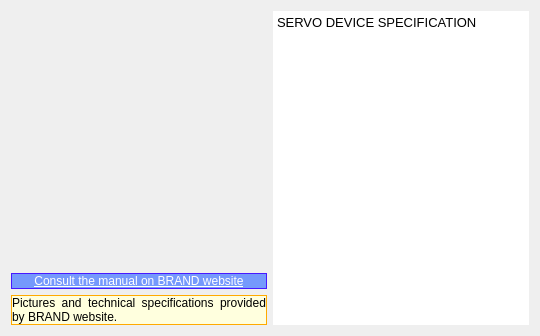
      <widget class="QWidget" name="tab_spec">
       <attribute name="icon">
        <iconset resource="../resources/resources.qrc">
         <normaloff>:/icons/icons/hardinfo.svg</normaloff>:/icons/icons/hardinfo.svg</iconset>
       </attribute>
       <attribute name="title">
        <string>H/W Specifications</string>
       </attribute>
       <layout class="QGridLayout" name="gridLayout_6">
        <item row="0" column="1" rowspan="4">
         <widget class="QTextBrowser" name="textBrowser_spec">
          <property name="frameShape">
           <enum>QFrame::NoFrame</enum>
          </property>
          <property name="html">
           <string notr="true">&lt;!DOCTYPE HTML PUBLIC &quot;-//W3C//DTD HTML 4.0//EN&quot; &quot;http://www.w3.org/TR/REC-html40/strict.dtd&quot;&gt;
&lt;html&gt;&lt;head&gt;&lt;meta name=&quot;qrichtext&quot; content=&quot;1&quot; /&gt;&lt;style type=&quot;text/css&quot;&gt;
p, li { white-space: pre-wrap; }
&lt;/style&gt;&lt;/head&gt;&lt;body style=&quot; font-family:'DejaVu Sans'; font-size:11pt; font-weight:400; font-style:normal;&quot;&gt;
&lt;p style=&quot; margin-top:0px; margin-bottom:0px; margin-left:0px; margin-right:0px; -qt-block-indent:0; text-indent:0px;&quot;&gt;&lt;span style=&quot; font-family:'Sans Serif'; font-size:10pt;&quot;&gt;SERVO DEVICE SPECIFICATION&lt;/span&gt;&lt;/p&gt;&lt;/body&gt;&lt;/html&gt;</string>
          </property>
         </widget>
        </item>
        <item row="1" column="0">
         <widget class="QLabel" name="servoManual_label">
          <property name="styleSheet">
           <string notr="true">border: 1px solid rgb(71, 25, 255);
background: rgba(83, 129, 255,200);</string>
          </property>
          <property name="text">
           <string>&lt;html&gt;&lt;head/&gt;&lt;body&gt;&lt;p&gt;&lt;a href=&quot;http://brand.com/&quot;&gt;&lt;span style=&quot; text-decoration: underline; color:#ffffff;&quot;&gt;Consult the manual on BRAND website&lt;/span&gt;&lt;/a&gt;&lt;/p&gt;&lt;/body&gt;&lt;/html&gt;</string>
          </property>
          <property name="alignment">
           <set>Qt::AlignCenter</set>
          </property>
          <property name="wordWrap">
           <bool>true</bool>
          </property>
          <property name="openExternalLinks">
           <bool>true</bool>
          </property>
         </widget>
        </item>
        <item row="0" column="0">
         <widget class="QLabel" name="servoPicture_label">
          <property name="minimumSize">
           <size>
            <width>256</width>
            <height>256</height>
           </size>
          </property>
          <property name="maximumSize">
           <size>
            <width>512</width>
            <height>512</height>
           </size>
          </property>
          <property name="text">
           <string/>
          </property>
          <property name="pixmap">
           <pixmap resource="../resources/resources.qrc">:/icons/icons/emblem-unreadable.svg</pixmap>
          </property>
          <property name="scaledContents">
           <bool>true</bool>
          </property>
          <property name="alignment">
           <set>Qt::AlignCenter</set>
          </property>
         </widget>
        </item>
        <item row="3" column="0">
         <spacer name="verticalSpacer">
          <property name="orientation">
           <enum>Qt::Vertical</enum>
          </property>
          <property name="sizeHint" stdset="0">
           <size>
            <width>0</width>
            <height>0</height>
           </size>
          </property>
         </spacer>
        </item>
        <item row="2" column="0">
         <widget class="QLabel" name="copyrightNotice_label">
          <property name="styleSheet">
           <string notr="true">border: 1px solid rgb(255, 170, 0);
background: rgb(255, 255, 222);</string>
          </property>
          <property name="text">
           <string>&lt;html&gt;&lt;head/&gt;&lt;body&gt;&lt;p&gt;Pictures and technical specifications provided by BRAND website.&lt;/p&gt;&lt;/body&gt;&lt;/html&gt;</string>
          </property>
          <property name="alignment">
           <set>Qt::AlignJustify|Qt::AlignVCenter</set>
          </property>
          <property name="wordWrap">
           <bool>true</bool>
          </property>
          <property name="openExternalLinks">
           <bool>true</bool>
          </property>
         </widget>
        </item>
       </layout>
      </widget>
